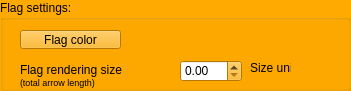
  <widget class="QGroupBox" name="FlagSettingsGroupBox">
   <property name="geometry">
    <rect>
     <x>20</x>
     <y>260</y>
     <width>351</width>
     <height>91</height>
    </rect>
   </property>
   <property name="palette">
    <palette>
     <active>
      <colorrole role="WindowText">
       <brush brushstyle="SolidPattern">
        <color alpha="255">
         <red>0</red>
         <green>0</green>
         <blue>0</blue>
        </color>
       </brush>
      </colorrole>
      <colorrole role="Button">
       <brush brushstyle="SolidPattern">
        <color alpha="255">
         <red>255</red>
         <green>170</green>
         <blue>0</blue>
        </color>
       </brush>
      </colorrole>
      <colorrole role="Light">
       <brush brushstyle="SolidPattern">
        <color alpha="255">
         <red>255</red>
         <green>213</green>
         <blue>127</blue>
        </color>
       </brush>
      </colorrole>
      <colorrole role="Midlight">
       <brush brushstyle="SolidPattern">
        <color alpha="255">
         <red>255</red>
         <green>191</green>
         <blue>63</blue>
        </color>
       </brush>
      </colorrole>
      <colorrole role="Dark">
       <brush brushstyle="SolidPattern">
        <color alpha="255">
         <red>127</red>
         <green>85</green>
         <blue>0</blue>
        </color>
       </brush>
      </colorrole>
      <colorrole role="Mid">
       <brush brushstyle="SolidPattern">
        <color alpha="255">
         <red>170</red>
         <green>113</green>
         <blue>0</blue>
        </color>
       </brush>
      </colorrole>
      <colorrole role="Text">
       <brush brushstyle="SolidPattern">
        <color alpha="255">
         <red>0</red>
         <green>0</green>
         <blue>0</blue>
        </color>
       </brush>
      </colorrole>
      <colorrole role="BrightText">
       <brush brushstyle="SolidPattern">
        <color alpha="255">
         <red>255</red>
         <green>255</green>
         <blue>255</blue>
        </color>
       </brush>
      </colorrole>
      <colorrole role="ButtonText">
       <brush brushstyle="SolidPattern">
        <color alpha="255">
         <red>0</red>
         <green>0</green>
         <blue>0</blue>
        </color>
       </brush>
      </colorrole>
      <colorrole role="Base">
       <brush brushstyle="SolidPattern">
        <color alpha="255">
         <red>255</red>
         <green>255</green>
         <blue>255</blue>
        </color>
       </brush>
      </colorrole>
      <colorrole role="Window">
       <brush brushstyle="SolidPattern">
        <color alpha="255">
         <red>255</red>
         <green>170</green>
         <blue>0</blue>
        </color>
       </brush>
      </colorrole>
      <colorrole role="Shadow">
       <brush brushstyle="SolidPattern">
        <color alpha="255">
         <red>0</red>
         <green>0</green>
         <blue>0</blue>
        </color>
       </brush>
      </colorrole>
      <colorrole role="AlternateBase">
       <brush brushstyle="SolidPattern">
        <color alpha="255">
         <red>255</red>
         <green>212</green>
         <blue>127</blue>
        </color>
       </brush>
      </colorrole>
      <colorrole role="ToolTipBase">
       <brush brushstyle="SolidPattern">
        <color alpha="255">
         <red>255</red>
         <green>255</green>
         <blue>220</blue>
        </color>
       </brush>
      </colorrole>
      <colorrole role="ToolTipText">
       <brush brushstyle="SolidPattern">
        <color alpha="255">
         <red>0</red>
         <green>0</green>
         <blue>0</blue>
        </color>
       </brush>
      </colorrole>
     </active>
     <inactive>
      <colorrole role="WindowText">
       <brush brushstyle="SolidPattern">
        <color alpha="255">
         <red>0</red>
         <green>0</green>
         <blue>0</blue>
        </color>
       </brush>
      </colorrole>
      <colorrole role="Button">
       <brush brushstyle="SolidPattern">
        <color alpha="255">
         <red>255</red>
         <green>170</green>
         <blue>0</blue>
        </color>
       </brush>
      </colorrole>
      <colorrole role="Light">
       <brush brushstyle="SolidPattern">
        <color alpha="255">
         <red>255</red>
         <green>213</green>
         <blue>127</blue>
        </color>
       </brush>
      </colorrole>
      <colorrole role="Midlight">
       <brush brushstyle="SolidPattern">
        <color alpha="255">
         <red>255</red>
         <green>191</green>
         <blue>63</blue>
        </color>
       </brush>
      </colorrole>
      <colorrole role="Dark">
       <brush brushstyle="SolidPattern">
        <color alpha="255">
         <red>127</red>
         <green>85</green>
         <blue>0</blue>
        </color>
       </brush>
      </colorrole>
      <colorrole role="Mid">
       <brush brushstyle="SolidPattern">
        <color alpha="255">
         <red>170</red>
         <green>113</green>
         <blue>0</blue>
        </color>
       </brush>
      </colorrole>
      <colorrole role="Text">
       <brush brushstyle="SolidPattern">
        <color alpha="255">
         <red>0</red>
         <green>0</green>
         <blue>0</blue>
        </color>
       </brush>
      </colorrole>
      <colorrole role="BrightText">
       <brush brushstyle="SolidPattern">
        <color alpha="255">
         <red>255</red>
         <green>255</green>
         <blue>255</blue>
        </color>
       </brush>
      </colorrole>
      <colorrole role="ButtonText">
       <brush brushstyle="SolidPattern">
        <color alpha="255">
         <red>0</red>
         <green>0</green>
         <blue>0</blue>
        </color>
       </brush>
      </colorrole>
      <colorrole role="Base">
       <brush brushstyle="SolidPattern">
        <color alpha="255">
         <red>255</red>
         <green>255</green>
         <blue>255</blue>
        </color>
       </brush>
      </colorrole>
      <colorrole role="Window">
       <brush brushstyle="SolidPattern">
        <color alpha="255">
         <red>255</red>
         <green>170</green>
         <blue>0</blue>
        </color>
       </brush>
      </colorrole>
      <colorrole role="Shadow">
       <brush brushstyle="SolidPattern">
        <color alpha="255">
         <red>0</red>
         <green>0</green>
         <blue>0</blue>
        </color>
       </brush>
      </colorrole>
      <colorrole role="AlternateBase">
       <brush brushstyle="SolidPattern">
        <color alpha="255">
         <red>255</red>
         <green>212</green>
         <blue>127</blue>
        </color>
       </brush>
      </colorrole>
      <colorrole role="ToolTipBase">
       <brush brushstyle="SolidPattern">
        <color alpha="255">
         <red>255</red>
         <green>255</green>
         <blue>220</blue>
        </color>
       </brush>
      </colorrole>
      <colorrole role="ToolTipText">
       <brush brushstyle="SolidPattern">
        <color alpha="255">
         <red>0</red>
         <green>0</green>
         <blue>0</blue>
        </color>
       </brush>
      </colorrole>
     </inactive>
     <disabled>
      <colorrole role="WindowText">
       <brush brushstyle="SolidPattern">
        <color alpha="255">
         <red>127</red>
         <green>85</green>
         <blue>0</blue>
        </color>
       </brush>
      </colorrole>
      <colorrole role="Button">
       <brush brushstyle="SolidPattern">
        <color alpha="255">
         <red>255</red>
         <green>170</green>
         <blue>0</blue>
        </color>
       </brush>
      </colorrole>
      <colorrole role="Light">
       <brush brushstyle="SolidPattern">
        <color alpha="255">
         <red>255</red>
         <green>213</green>
         <blue>127</blue>
        </color>
       </brush>
      </colorrole>
      <colorrole role="Midlight">
       <brush brushstyle="SolidPattern">
        <color alpha="255">
         <red>255</red>
         <green>191</green>
         <blue>63</blue>
        </color>
       </brush>
      </colorrole>
      <colorrole role="Dark">
       <brush brushstyle="SolidPattern">
        <color alpha="255">
         <red>127</red>
         <green>85</green>
         <blue>0</blue>
        </color>
       </brush>
      </colorrole>
      <colorrole role="Mid">
       <brush brushstyle="SolidPattern">
        <color alpha="255">
         <red>170</red>
         <green>113</green>
         <blue>0</blue>
        </color>
       </brush>
      </colorrole>
      <colorrole role="Text">
       <brush brushstyle="SolidPattern">
        <color alpha="255">
         <red>127</red>
         <green>85</green>
         <blue>0</blue>
        </color>
       </brush>
      </colorrole>
      <colorrole role="BrightText">
       <brush brushstyle="SolidPattern">
        <color alpha="255">
         <red>255</red>
         <green>255</green>
         <blue>255</blue>
        </color>
       </brush>
      </colorrole>
      <colorrole role="ButtonText">
       <brush brushstyle="SolidPattern">
        <color alpha="255">
         <red>127</red>
         <green>85</green>
         <blue>0</blue>
        </color>
       </brush>
      </colorrole>
      <colorrole role="Base">
       <brush brushstyle="SolidPattern">
        <color alpha="255">
         <red>255</red>
         <green>170</green>
         <blue>0</blue>
        </color>
       </brush>
      </colorrole>
      <colorrole role="Window">
       <brush brushstyle="SolidPattern">
        <color alpha="255">
         <red>255</red>
         <green>170</green>
         <blue>0</blue>
        </color>
       </brush>
      </colorrole>
      <colorrole role="Shadow">
       <brush brushstyle="SolidPattern">
        <color alpha="255">
         <red>0</red>
         <green>0</green>
         <blue>0</blue>
        </color>
       </brush>
      </colorrole>
      <colorrole role="AlternateBase">
       <brush brushstyle="SolidPattern">
        <color alpha="255">
         <red>255</red>
         <green>170</green>
         <blue>0</blue>
        </color>
       </brush>
      </colorrole>
      <colorrole role="ToolTipBase">
       <brush brushstyle="SolidPattern">
        <color alpha="255">
         <red>255</red>
         <green>255</green>
         <blue>220</blue>
        </color>
       </brush>
      </colorrole>
      <colorrole role="ToolTipText">
       <brush brushstyle="SolidPattern">
        <color alpha="255">
         <red>0</red>
         <green>0</green>
         <blue>0</blue>
        </color>
       </brush>
      </colorrole>
     </disabled>
    </palette>
   </property>
   <property name="title">
    <string>Flag settings:</string>
   </property>
   <widget class="mqColorChooserButton" name="FlagColorButton">
    <property name="geometry">
     <rect>
      <x>20</x>
      <y>30</y>
      <width>101</width>
      <height>19</height>
     </rect>
    </property>
    <property name="text">
     <string>Flag color</string>
    </property>
   </widget>
   <widget class="QLabel" name="label_3">
    <property name="geometry">
     <rect>
      <x>20</x>
      <y>60</y>
      <width>151</width>
      <height>31</height>
     </rect>
    </property>
    <property name="text">
     <string>&lt;html&gt;&lt;head/&gt;&lt;body&gt;&lt;p&gt;Flag rendering size&lt;br/&gt;&lt;span style=&quot; font-size:7pt;&quot;&gt;(total arrow length)&lt;/span&gt;&lt;/p&gt;&lt;/body&gt;&lt;/html&gt;</string>
    </property>
   </widget>
   <widget class="QDoubleSpinBox" name="FlagRenderingSizeValue">
    <property name="geometry">
     <rect>
      <x>180</x>
      <y>60</y>
      <width>62</width>
      <height>22</height>
     </rect>
    </property>
   </widget>
   <widget class="QLabel" name="SizeUnit2">
    <property name="geometry">
     <rect>
      <x>250</x>
      <y>60</y>
      <width>41</width>
      <height>16</height>
     </rect>
    </property>
    <property name="text">
     <string>Size unit</string>
    </property>
   </widget>
  </widget>
